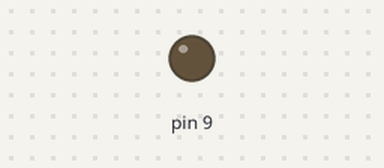
Bench run of a sketch on a simulated Arduino Uno, built with avr-gcc and run on an emulated ATmega328P. On the bench: output pins drawn as LEDs (lit = HIGH).

Above: at 0.1 s.
At 9.9 s:
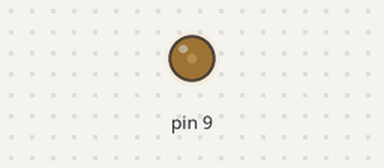
At 19.9 s:
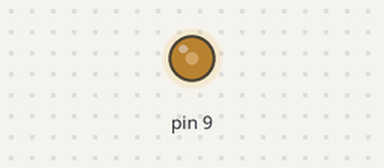
At 39.9 s:
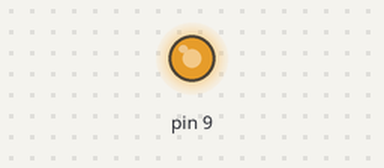
Timing chart, 0 to 40.0 s (numbered marks = the images above):
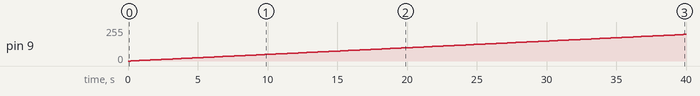

The sketch:

motorTest.ino
```cpp
int pos = 0;    // variable to store the servo position

void setup()
{
}


void loop()
{
  for(int i = 0; i < 255; i++){
    analogWrite(9,i);
    delay(200);
  }
}
```

Measured:
- by itself, pin 9: moves from 0/255 to 199/255 over 39.6 s
